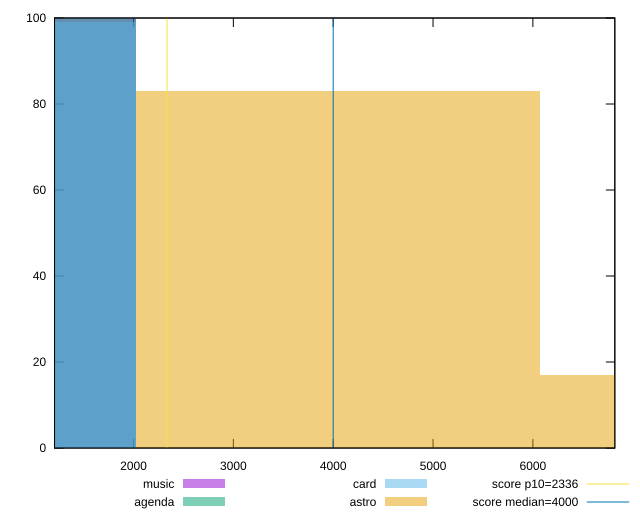

Reproduce this figure in gnuplot.
reset

$music <<EOF
0 100
EOF

$agenda <<EOF
0 100
EOF

$card <<EOF
0 99
EOF

$astro <<EOF
8100.4419387075495 17
4050.2209693537748 83
EOF

set key outside below
set boxwidth 4050.2209693537748
set xrange [1208.9759999999999:6820.678000000001]
set yrange [0:100]
set trange [0:100]
set style fill transparent solid 0.5 noborder

set parametric
set terminal svg size 640, 520 enhanced background rgb 'white'
set output "report/report_00029_2021-02-24T13-36-40.390Z/first-meaningful-paint/comparison/histogram/all_raw.svg"

plot $music title "music" with boxes, \
     $agenda title "agenda" with boxes, \
     $card title "card" with boxes, \
     $astro title "astro" with boxes, \
     2336,t title "score p10=2336", \
     4000,t title "score median=4000"

reset
